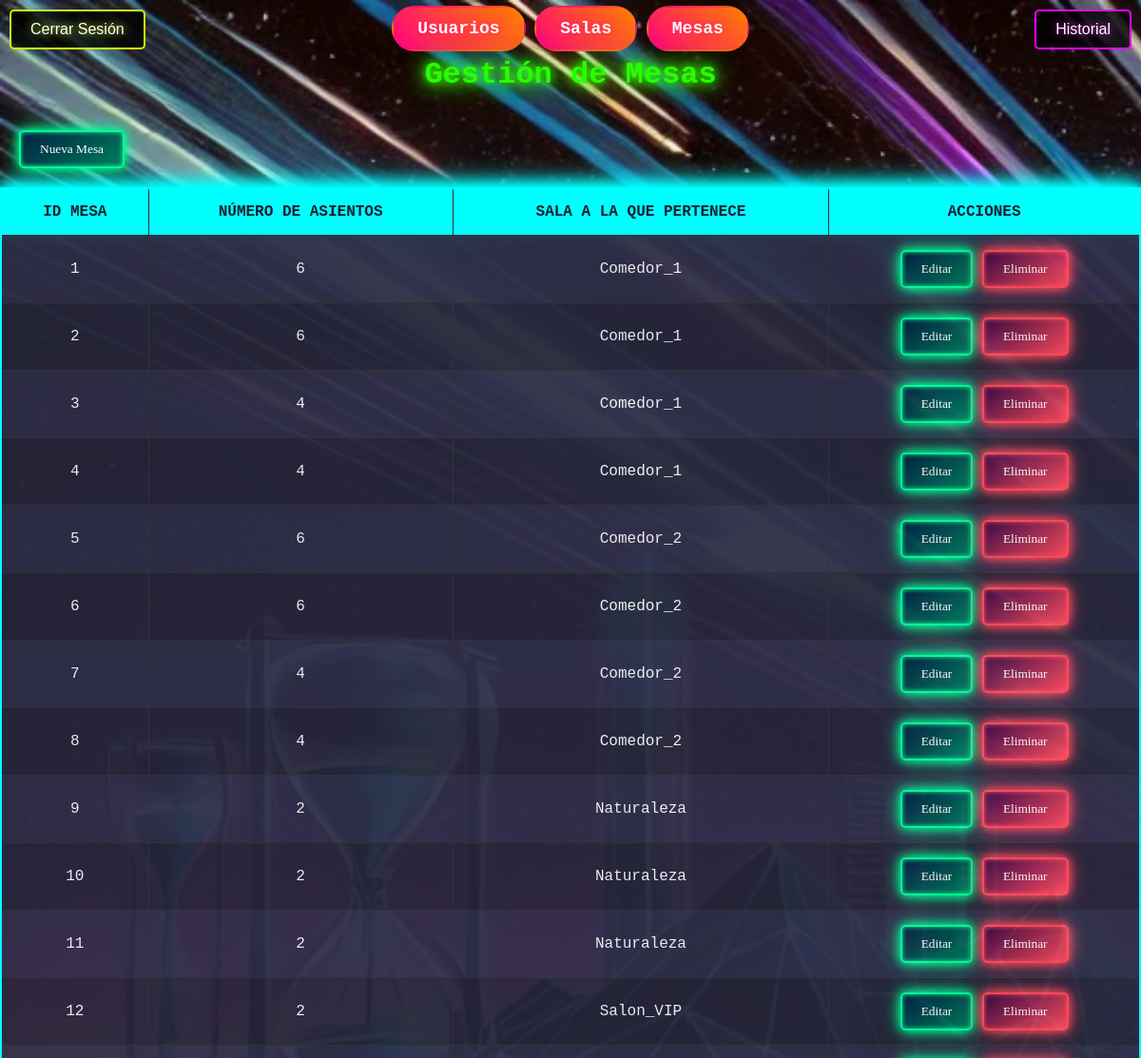
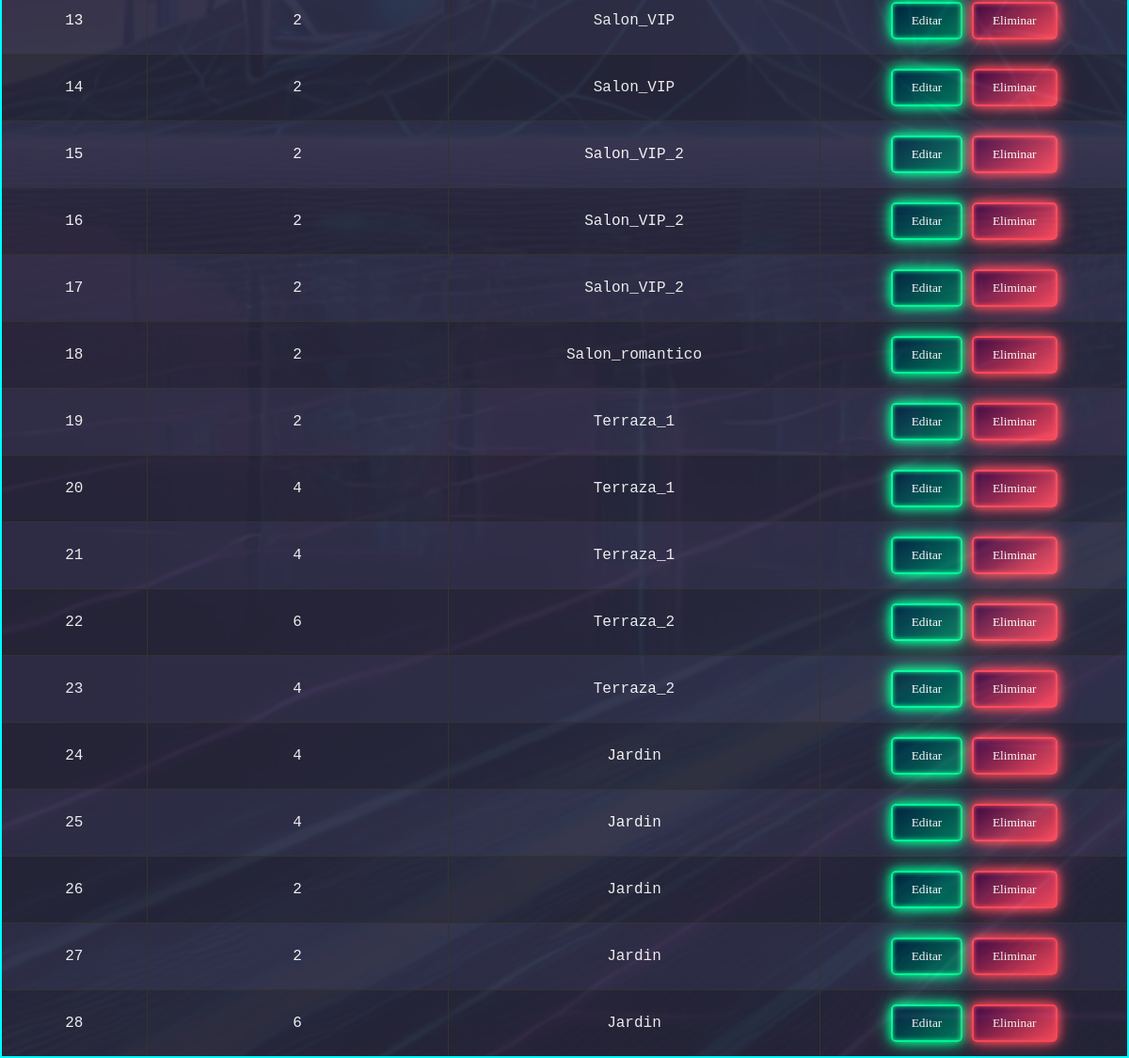
Page /Paginas/Admin/administracion.php?vista=mesas (signed in) on the committed database (2 pictures, top to bottom).
### tables this page shows
CREATE TABLE tbl_mesas(
    id_mesa INT NOT NULL AUTO_INCREMENT PRIMARY KEY,
    n_asientos INT NOT NULL,
    id_sala INT NULL
);

CREATE TABLE tbl_salas(
    id_salas INT NOT NULL AUTO_INCREMENT PRIMARY KEY,
    name_sala VARCHAR(15) NOT NULL,
    tipo_sala INT NOT NULL,
    foto_sala VARCHAR(255) NULL
);

### Paginas/Admin/administracion.php (the view, shortened to what this page needs)
<?php
if (!isset($_SESSION["adminID"])) {
    header('Location: ../../index.php?error=nosesion');
    exit();
} else {
    $id_user = $_SESSION["adminID"];
}
require_once "../../Procesos/conection.php";
$vista = isset($_GET['vista']) ? $_GET['vista'] : 'usuarios';
?>
<!DOCTYPE html>
<html lang="en">
<head>
    <link rel="stylesheet" href="../../CSS/estilos-crud.css">
</head>
<body>
    <a href='../../Procesos/destruir.php'><button class='logout'>Cerrar Sesión</button></a>
    <a href="../Camarero/historial.php"><button type="button" class="back">Historial</button></a>
    <div class="botones">
        <a href="?vista=usuarios">Usuarios</a>
        <a href="?vista=salas">Salas</a>
        <a href="?vista=mesas">Mesas</a>
    </div>
    <?php if ($vista === 'usuarios'): ?>
        <h2>Gestión de Usuarios</h2>
        <a href='./new_user.php'><button class='new'>Nuevo Usuario</button></a>
        <table>
            <thead>
                <tr>
                    <th>ID Usuario</th>
                    <th>Nombre</th>
                    <th>Apellido</th>
                    <th>Username</th>
                    <th>Rol</th>
                    <th>Acciones</th>
                </tr>
            </thead>
            <tbody>
            <?php
            $sql = "SELECT tbl_user.id_user, tbl_user.name, tbl_user.surname, tbl_user.username, roles.nombre_rol
                    FROM tbl_user
                    INNER JOIN roles ON tbl_user.rol_user = roles.id_rol
                    WHERE tbl_user.id_user != :current_user -- Excluir al user actual
                    ORDER BY tbl_user.id_user;";
            $stmt = $conn->prepare($sql);
            $stmt->bindParam(':current_user', $id_user, PDO::PARAM_INT);
            $stmt->execute();
            $usuarios = $stmt->fetchAll();
            if (count($usuarios) > 0) {
                foreach ($usuarios as $row) {
                    echo "<tr>";
                    echo "<td>{$row['id_user']}</td>";
                    echo "<td>{$row['name']}</td>";
                    echo "<td>{$row['surname']}</td>";
                    echo "<td>{$row['username']}</td>";
                    echo "<td>{$row['nombre_rol']}</td>";
                    echo "<td>
                            <a href='./edit_user.php?id={$row['id_user']}'><button class='btn'>Editar</button></a>
                            <a href='../../Procesos/delete_user.php?id={$row['id_user']}'><button class='btn-delete'>Eliminar</button></a>
                        </td>";
                    echo "</tr>";
                }
            } else {
                echo "<tr><td colspan='6'>No hay usuarios registrados.</td></tr>";
            }
            ?>
            </tbody>
        </table>
        <?php elseif ($vista === 'mesas'): ?>
        <h2>Gestión de Mesas</h2>
        <a href='./new_mesa.php'><button class='new'>Nueva Mesa</button></a>
        <table>
            <thead>
                <tr>
                    <th>ID Mesa</th>
                    <th>Número de Asientos</th>
                    <th>Sala a la que pertenece</th>
                    <th>Acciones</th>
                </tr>
            </thead>
            <tbody>
            <?php
            $sql = "SELECT tbl_mesas.id_mesa, tbl_mesas.n_asientos, tbl_salas.name_sala
                    FROM tbl_mesas
                    LEFT JOIN tbl_salas ON tbl_mesas.id_sala = tbl_salas.id_salas
                    ORDER BY id_mesa";
            $stmt = $conn->query($sql);
            $mesas = $stmt->fetchAll();
            if (count($mesas) > 0) {
                foreach ($mesas as $row) {
                    $rowStyle = is_null($row['name_sala']) ? "style='background-color: #FF0000;'" : "";
                    echo "<tr $rowStyle>";
                    echo "<td>{$row['id_mesa']}</td>";
                    echo "<td>{$row['n_asientos']}</td>";
                    echo "<td>" . ($row['name_sala'] ? $row['name_sala'] : "No asignada") . "</td>";
                    echo "<td>
                            <a href='./edit_mesa.php?id={$row['id_mesa']}'><button class='btn'>Editar</button></a>
                            <a href='../../Procesos/delete_mesa.php?id={$row['id_mesa']}'><button class='btn-delete'>Eliminar</button></a>
                        </td>";
                    echo "</tr>";
                }
            } else {
                echo "<tr><td colspan='4'>No hay mesas registradas.</td></tr>";
            }
            ?>
            </tbody>
        </table>
    <?php endif; ?>
</body>
</html>

### CSS/estilos-crud.css (style rules this page uses)
body { font-family: 'Courier New', Courier, monospace; background-image: url(../CSS/img/Fondo/e3617fb7-7db9-4c1d-abf6-f05a660bcdee.webp); background-size: cover; background-repeat: no-repeat; background-attachment: fixed; color: #f5f5f5; margin: 0; padding: 0; }
h2 { text-align: center; font-size: 32px; font-family: 'Courier New', Courier, monospace; color: #26ff00; text-shadow: 0 0 10px #39ff14, 0 0 20px #39ff14, 0 0 30px #39ff14; margin: 20px 0; }
table { width: 100%; border-collapse: collapse; border: 2px solid #0ff; box-shadow: 0 0 20px #0ff, 0 0 30px #0ff; }
th, td { border: 1px solid #333; padding: 15px; text-align: center; font-size: 16px; }
th { background-color: #0ff; color: #1e1e2f; text-transform: uppercase; font-weight: bold; box-shadow: 0 0 10px #0ff, 0 0 20px #0ff; }
td { background-color: #2e2e47; opacity: 0.95; color: #f5f5f5; }
tr:nth-child(even) td { background-color: #252539; }
.new { font-family: 'Press Start 2P', cursive; display: inline-block; padding: 10px 20px; color: #fff; text-decoration: none; border: 2px solid #00ff99; border-radius: 5px; background: linear-gradient(145deg, #001f3f, #007f5f); box-shadow: 0 0 10px #00ff99, 0 0 20px #00ff99, inset 0 0 5px #00ff99; transition: all 0.3s ease-in-out; margin: 20px; }
.botones { text-align: center; margin: 20px; }
.botones a { padding: 12px 25px; background: linear-gradient(45deg, #ff0080, #ff8000); color: white; text-decoration: none; border-radius: 25px; font-size: 18px; font-weight: bold; text-shadow: 0 0 10px #ff0080, 0 0 20px #ff8000; border: 2px solid transparent; transition: all 0.3s ease-in-out; }
.btn { font-family: 'Press Start 2P', cursive; display: inline-block; padding: 10px 20px; color: #fff; text-decoration: none; border: 2px solid #00ff99; border-radius: 5px; background: linear-gradient(145deg, #001f3f, #007f5f); box-shadow: 0 0 10px #00ff99, 0 0 20px #00ff99, inset 0 0 5px #00ff99; transition: all 0.3s ease-in-out; }
.btn-delete { font-family: 'Press Start 2P', cursive; display: inline-block; padding: 10px 20px; color: #fff; text-decoration: none; border: 2px solid #ff4b5c; border-radius: 5px; background: linear-gradient(145deg, #3b0a45, #ff4b5c); box-shadow: 0 0 10px #ff4b5c, 0 0 20px #ff4b5c, inset 0 0 5px #ff4b5c; transition: all 0.3s ease-in-out; }
.logout { position: absolute; top: 10px; left: 10px; padding: 10px 20px; font-size: 16px; color: #fff; background-color: rgba(0, 0, 0, 0.8); border: 2px solid #CCFF00; border-radius: 5px; cursor: pointer; transition: background-color 0.3s, transform 0.2s; text-shadow: 0 0 10px #CCFF00; }
.back { position: absolute; top: 10px; right: 10px; padding: 10px 20px; font-size: 16px; color: #fff; background-color: rgba(0, 0, 0, 0.8); border: 2px solid #ff00ff; border-radius: 5px; cursor: pointer; transition: background-color 0.3s, transform 0.2s; text-shadow: 0 0 10px #ff00ff; }

### rows in the picture
tbl_mesas: id_mesa "1", n_asientos "6", id_sala.name_sala "Comedor_1"
tbl_mesas: id_mesa "2", n_asientos "6", id_sala.name_sala "Comedor_1"
tbl_mesas: id_mesa "3", n_asientos "4", id_sala.name_sala "Comedor_1"
tbl_mesas: id_mesa "4", n_asientos "4", id_sala.name_sala "Comedor_1"
tbl_mesas: id_mesa "5", n_asientos "6", id_sala.name_sala "Comedor_2"
tbl_mesas: id_mesa "6", n_asientos "6", id_sala.name_sala "Comedor_2"
tbl_mesas: id_mesa "7", n_asientos "4", id_sala.name_sala "Comedor_2"
tbl_mesas: id_mesa "8", n_asientos "4", id_sala.name_sala "Comedor_2"
tbl_mesas: id_mesa "9", n_asientos "2", id_sala.name_sala "Naturaleza"
tbl_mesas: id_mesa "10", n_asientos "2", id_sala.name_sala "Naturaleza"
tbl_mesas: id_mesa "11", n_asientos "2", id_sala.name_sala "Naturaleza"
tbl_mesas: id_mesa "12", n_asientos "2", id_sala.name_sala "Salon_VIP"
tbl_mesas: id_mesa "13", n_asientos "2", id_sala.name_sala "Salon_VIP"
tbl_mesas: id_mesa "14", n_asientos "2", id_sala.name_sala "Salon_VIP"
tbl_mesas: id_mesa "15", n_asientos "2", id_sala.name_sala "Salon_VIP_2"
tbl_mesas: id_mesa "16", n_asientos "2", id_sala.name_sala "Salon_VIP_2"
tbl_mesas: id_mesa "17", n_asientos "2", id_sala.name_sala "Salon_VIP_2"
tbl_mesas: id_mesa "18", n_asientos "2", id_sala.name_sala "Salon_romantico"
tbl_mesas: id_mesa "19", n_asientos "2", id_sala.name_sala "Terraza_1"
tbl_mesas: id_mesa "20", n_asientos "4", id_sala.name_sala "Terraza_1"
tbl_mesas: id_mesa "21", n_asientos "4", id_sala.name_sala "Terraza_1"
tbl_mesas: id_mesa "22", n_asientos "6", id_sala.name_sala "Terraza_2"
tbl_mesas: id_mesa "23", n_asientos "4", id_sala.name_sala "Terraza_2"
tbl_mesas: id_mesa "24", n_asientos "4", id_sala.name_sala "Jardin"
tbl_mesas: id_mesa "25", n_asientos "4", id_sala.name_sala "Jardin"
tbl_mesas: id_mesa "26", n_asientos "2", id_sala.name_sala "Jardin"
tbl_mesas: id_mesa "27", n_asientos "2", id_sala.name_sala "Jardin"
tbl_mesas: id_mesa "28", n_asientos "6", id_sala.name_sala "Jardin"
